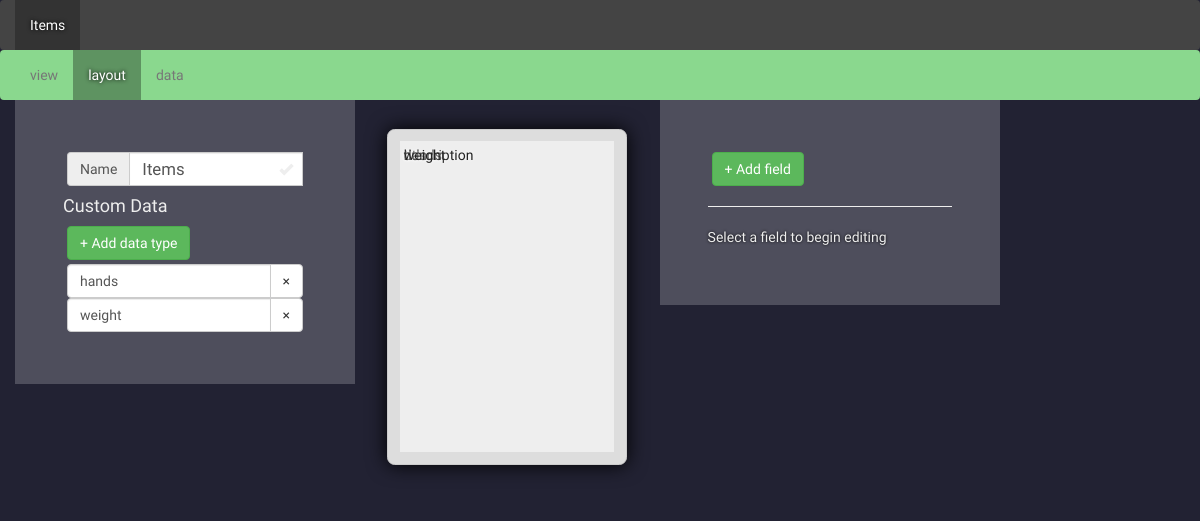
Before: /type/1/layout with the older database file.
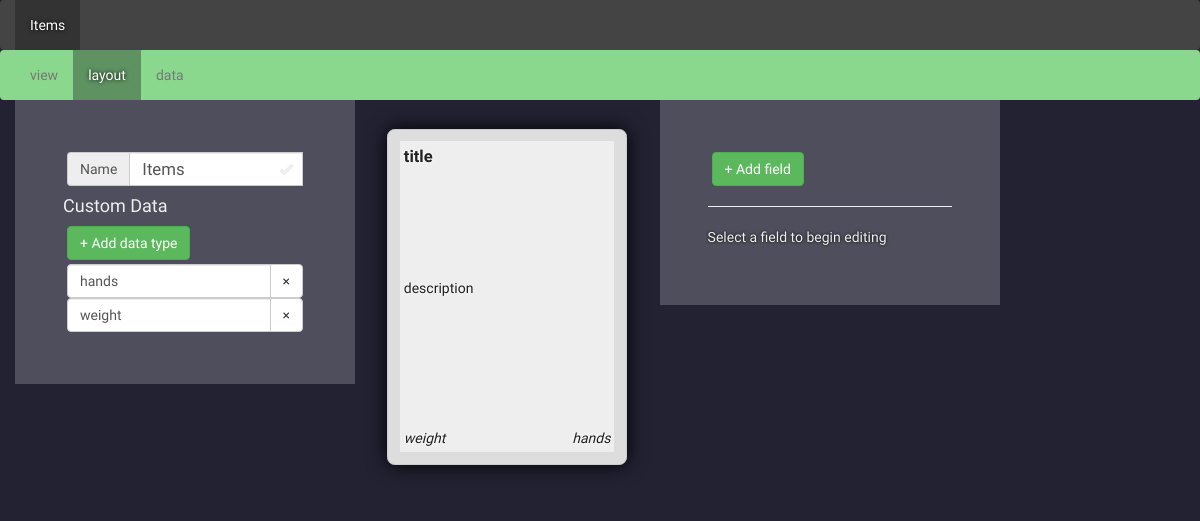
After: the same page with the newer database file.
### cards/models.py (models this page shows, shortened)
class Field(models.Model):
    name = models.CharField(max_length=255)
    template = models.CharField(max_length=255, blank=True, default='')
    width = models.DecimalField("Width, percentage", default=1.0, max_digits=5, decimal_places=4)
    height = models.DecimalField("Distance from top, percentage", default=0.0, max_digits=5, decimal_places=4)
    is_bold = models.BooleanField(default=False)
    is_italic = models.BooleanField(default=False)
    font = models.ForeignKey(Font, related_name='+', blank=True, null=True, on_delete=models.SET_NULL)
    font_size = models.DecimalField("Font-size, percentage", default=100, max_digits=3, decimal_places=0)
    alignment = models.CharField(default='left', choices=(
        ('left', 'Left'),
        ('center', 'Centre'),
        ('right', 'Right'),
    ), max_length=16)
    card_type = models.ForeignKey(CardType, on_delete=models.CASCADE)
    def css(self):
        if not self.font:
            font = Font.objects.get(name='Arial')
        else:
            font = self.font
        return 'width:{}%; top:{}%; text-align:{}; font-weight:{}; font-style:{}; font-family:{}; font-size:{}%;'.format(
            self.width * 100,
            self.height * 100,
            self.alignment,
            'bold' if self.is_bold else 'normal',
            'italic' if self.is_italic else 'normal',
            font.css(),
            self.font_size,
        )

### cards/views.py (the view)
# urls.py: url(r'^type/(?P<type_id>[0-9]+)/layout$', cardviews.layout),
def layout(request, type_id):
    card_type = get_object_or_404(CardType, pk=type_id)
    card_types = CardType.objects.all()
    return render(request, 'card-layout.html', {
        'view_name': 'layout',
        'card_types': card_types,
        'cardtype': card_type
    })

### cards/models.py (called while the page is built)
    def margin(self):
        return CardType.REASONABLE_MARGIN

    def inner_width(self):
        return float(self.width) - (CardType.REASONABLE_MARGIN * 2.2)

    def inner_height(self):
        return float(self.height) - (CardType.REASONABLE_MARGIN * 2.2)

    def css(self):
        return '\'{}\', {}'.format(
            self.name,
            self.type
        )

### cards/templates/card-layout.html (shortened to what this page needs)
{% extends 'core/default.html' %}
{% block content %}
<div class="controls controls-left">
    <div class="row">
        <div class="input-group">
            <span class="input-group-addon" id="cardtype-name-label">Name</span>
            <input type="text" placeholder="Name" aria-describedby="cardtype-name-label" class="cardtype-name form-control" data-id="{{ cardtype.pk }}" value="{{ cardtype.name }}"/>
        </div>
    </div>
    <h4>Custom Data</h4>
    <div class="row">
        <button class="btn btn-success" id="add-data">+ Add data type</button>
    </div>
    <div class="row" id="data-list">
        {% for data in cardtype.cardtypedata_set.all %}
            {% include 'partials/data-edit.html' %}
        {% endfor %}
    </div>
</div>
<div class="card-edit-list cardtype-{{ cardtype.name }}">
    <div class="card">
        <div class="inner-card">
        {% for field in cardtype.field_set.all %}
            {% include 'partials/field-span.html' %}
        {% endfor %}
        </div>
    </div>
</div>
<div class="controls">
    <div class="row">
        <button class="btn btn-success" id="add-field">+ Add field</button>
    </div>
    <hr/>
    <div id="field-edit">
        <p>Select a field to begin editing</p>
    </div>
</div>
{% endblock %}

### cards/templates/partials/field-span.html
<span class="field field-{{ field.name }} selectable-field"
  style="{{ field.css }}" data-id="{{ field.pk }}"
  id="field-{{ field.pk }}">{{ field.name }}</span>

Changed rows visible on the page:
changed Field "title": font_id empty → 4 (drawn)
changed Field "description": font_id empty → 4 (drawn)
changed Field "hands": font_id empty → 3 (drawn)
changed Field "weight": font_id empty → 3 (drawn)
